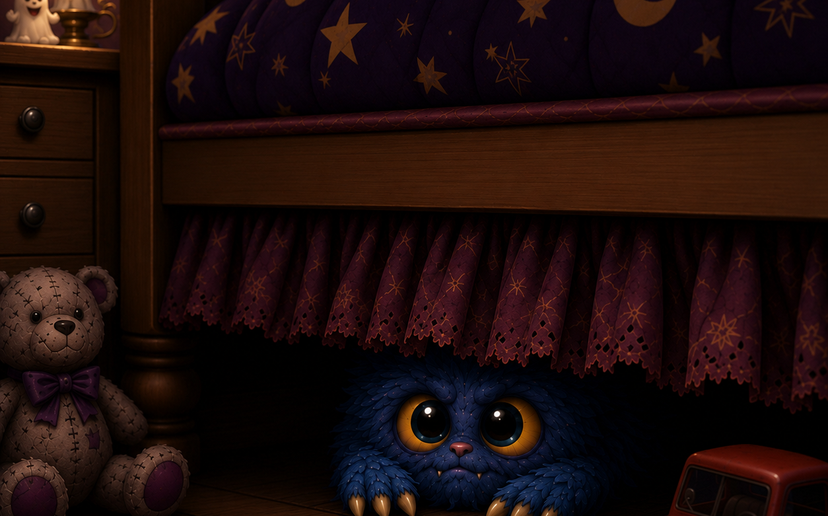
#> input picture game/assets/portraits/boggle.png, 828 x 516 px; its folder holds only this picture in this run
$ python make_thumbs.py
#> lines starting #> are read from the running program, lines starting #| are printed output that depends on the picture
"""Generate downscaled companion portrait variants.

The sliced portraits in game/assets/portraits/ are 828x516. The select grid shows
them in ~205x128 slots; pushing 828px art into that slot costs bandwidth and makes
the browser resample 16 large bitmaps every layout. This writes properly downscaled
LANCZOS variants into game/assets/portraits/thumbs/.

    python game/src/ui/make_thumbs.py

Outputs per slug:
    thumbs/<slug>@1x.png   240 x 150   (grid tile, DPR 1)
    thumbs/<slug>@2x.png   480 x 299   (grid tile, DPR 2)
    thumbs/<slug>-card.png 560 x 349   (hero panel / roster / gameover)

OWNER: frontend agent.
"""
import os
import sys

try:
    from PIL import Image
except ImportError:
    sys.exit("Pillow is required:  python -m pip install pillow")

HERE = os.path.dirname(os.path.abspath(__file__))
ROOT = os.path.abspath(os.path.join(HERE, "..", "..", ".."))
SRC = os.path.join(ROOT, "game", "assets", "portraits")
OUT = os.path.join(SRC, "thumbs")

SIZES = [("@1x", 240), ("@2x", 480), ("-card", 560)]


def main():
    os.makedirs(OUT, exist_ok=True)
    made = 0
    for name in sorted(os.listdir(SRC)):
        if not name.endswith(".png"):
            continue
        slug = name[:-4]
        src = os.path.join(SRC, name)
        with Image.open(src) as im:
#> im is the input picture: PIL image 828x516 RGB; mean R, G, B 28.9, 12.5, 11.2
            im = im.convert("RGB")
            w0, h0 = im.size
#> w0 = 828; h0 = 516
            for suffix, w in SIZES:
                h = round(w * h0 / w0)
                dst = os.path.join(OUT, f"{slug}{suffix}.png")
                im.resize((w, h), Image.LANCZOS).save(dst, optimize=True)
                made += 1
#> this loop made 3 passes
#> pass 1, in main, `im.resize((w, h), Image.LANCZOS).save(dst, optimize=True)`:
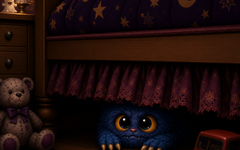
#> saved as boggle@1x.png: PIL image 240x150 RGB; mean R, G, B 28.9, 12.5, 11.2
#> after the loop, made = 3
        print(f"  {slug}: {w0}x{h0} -> " + ", ".join(f"{w}px" for _, w in SIZES))
#|   boggle: 828x516 -> 240px, 480px, 560px
    print(f"wrote {made} files into {os.path.relpath(OUT, ROOT)}")
#| wrote 3 files into game/assets/portraits/thumbs


if __name__ == "__main__":
    main()
